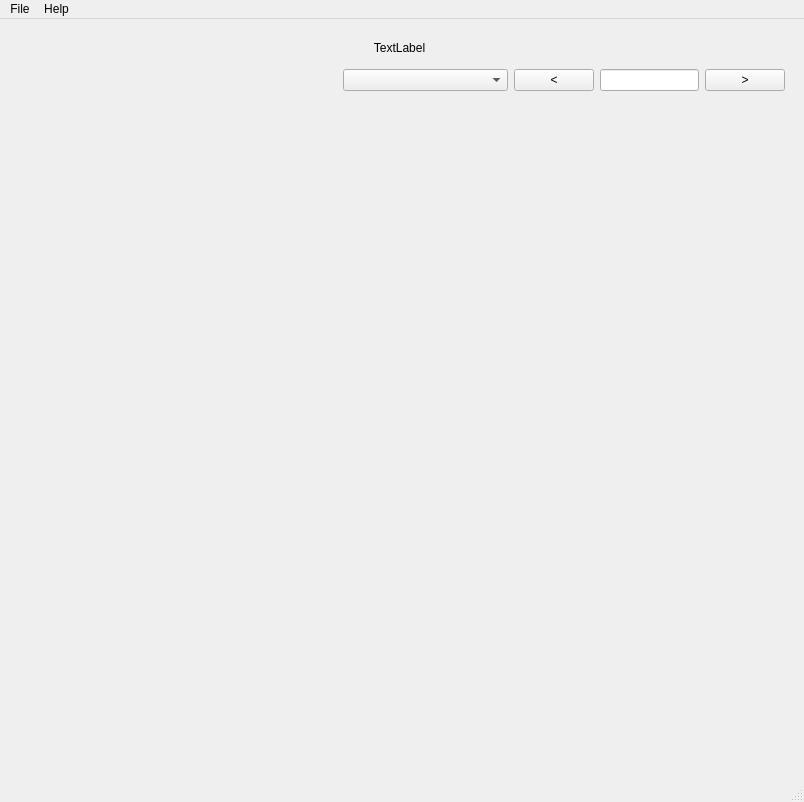
<?xml version="1.0" encoding="UTF-8"?>
<ui version="4.0">
 <class>MainWindow</class>
 <widget class="QMainWindow" name="MainWindow">
  <property name="geometry">
   <rect>
    <x>0</x>
    <y>0</y>
    <width>804</width>
    <height>802</height>
   </rect>
  </property>
  <property name="windowTitle">
   <string>HDF5 Viewer</string>
  </property>
  <widget class="QWidget" name="plotter">
   <widget class="QWidget" name="verticalLayoutWidget">
    <property name="geometry">
     <rect>
      <x>9</x>
      <y>9</y>
      <width>781</width>
      <height>721</height>
     </rect>
    </property>
    <layout class="QVBoxLayout" name="verticalLayout" stretch="0,1,9">
     <property name="margin">
      <number>5</number>
     </property>
     <item>
      <layout class="QHBoxLayout" name="horizontalLayout" stretch="1,2,1">
       <property name="topMargin">
        <number>5</number>
       </property>
       <property name="bottomMargin">
        <number>5</number>
       </property>
       <item>
        <spacer name="horizontalSpacer_2">
         <property name="orientation">
          <enum>Qt::Horizontal</enum>
         </property>
         <property name="sizeHint" stdset="0">
          <size>
           <width>40</width>
           <height>20</height>
          </size>
         </property>
        </spacer>
       </item>
       <item>
        <widget class="QLabel" name="titleBar">
         <property name="text">
          <string>TextLabel</string>
         </property>
         <property name="alignment">
          <set>Qt::AlignCenter</set>
         </property>
        </widget>
       </item>
       <item>
        <spacer name="horizontalSpacer_3">
         <property name="orientation">
          <enum>Qt::Horizontal</enum>
         </property>
         <property name="sizeHint" stdset="0">
          <size>
           <width>40</width>
           <height>20</height>
          </size>
         </property>
        </spacer>
       </item>
      </layout>
     </item>
     <item>
      <layout class="QHBoxLayout" name="plotControls" stretch="10,5,1,3,1">
       <item>
        <spacer name="horizontalSpacer">
         <property name="orientation">
          <enum>Qt::Horizontal</enum>
         </property>
         <property name="sizeHint" stdset="0">
          <size>
           <width>40</width>
           <height>20</height>
          </size>
         </property>
        </spacer>
       </item>
       <item>
        <widget class="QComboBox" name="plotColorMap"/>
       </item>
       <item>
        <widget class="QPushButton" name="frameIncDown">
         <property name="text">
          <string>&lt;</string>
         </property>
        </widget>
       </item>
       <item>
        <widget class="QLineEdit" name="frameNum"/>
       </item>
       <item>
        <widget class="QPushButton" name="frameIncUp">
         <property name="text">
          <string>&gt;</string>
         </property>
        </widget>
       </item>
      </layout>
     </item>
     <item>
      <layout class="QHBoxLayout" name="plotView"/>
     </item>
    </layout>
   </widget>
  </widget>
  <widget class="QMenuBar" name="menubar">
   <property name="geometry">
    <rect>
     <x>0</x>
     <y>0</y>
     <width>804</width>
     <height>28</height>
    </rect>
   </property>
   <property name="defaultUp">
    <bool>false</bool>
   </property>
   <widget class="QMenu" name="menuFile">
    <property name="title">
     <string>File</string>
    </property>
    <addaction name="actionOpen"/>
    <addaction name="actionExit"/>
   </widget>
   <widget class="QMenu" name="menuHelp">
    <property name="title">
     <string>Help</string>
    </property>
    <addaction name="actionAbout"/>
    <addaction name="actionInfo"/>
   </widget>
   <addaction name="menuFile"/>
   <addaction name="menuHelp"/>
  </widget>
  <widget class="QStatusBar" name="statusbar"/>
  <action name="actionOpen">
   <property name="text">
    <string>Open HDF5 file</string>
   </property>
  </action>
  <action name="actionExit">
   <property name="text">
    <string>Exit</string>
   </property>
  </action>
  <action name="actionAbout">
   <property name="text">
    <string>About</string>
   </property>
  </action>
  <action name="actionInfo">
   <property name="text">
    <string>Info</string>
   </property>
  </action>
 </widget>
 <resources/>
 <connections/>
</ui>
